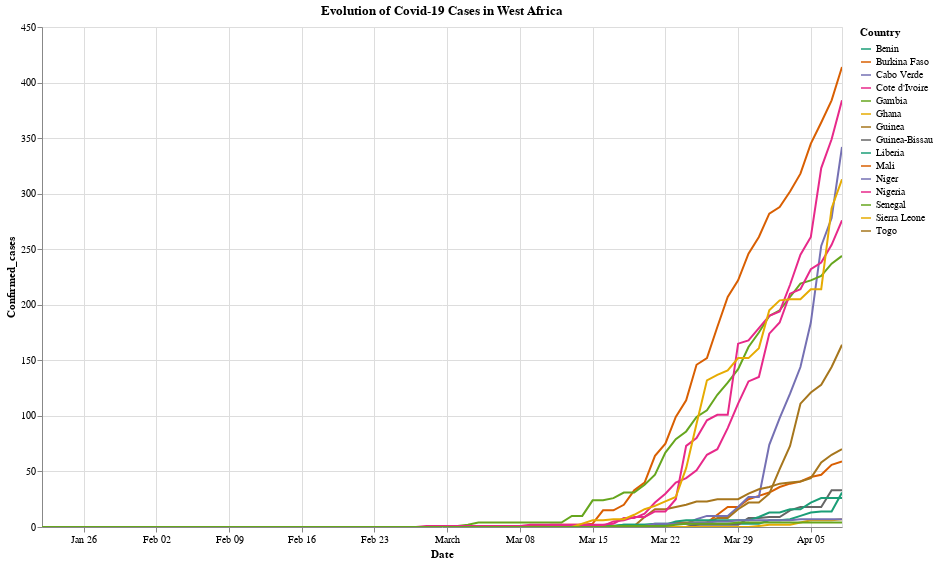

The notebook cell saved with this chart:
### Code cell
source = covid_oa.sort_values(by = ['Confirmed_cases'])
alt.Chart(source).mark_line().encode(
    x = 'Date',
    y = 'Confirmed_cases',
    color = alt.Color('Country', scale=alt.Scale(scheme='dark2'))
).properties(width = 800, height=500, title = 'Evolution of Covid-19 Cases in West Africa').interactive()

### Figure 1 — Vega-Lite specification as saved in the notebook (floating-point values rounded to 4 significant figures; data arrays with more than 128 entries replaced by an {"elided": "..."} marker saying what was removed)
{"config": {"view": {"continuousWidth": 400, "continuousHeight": 300}}, "data": {"name": "data-2eabeee4adb6955f92efd640513a3075"}, "mark": "line", "encoding": {"color": {"type": "nominal", "field": "Country", "scale": {"scheme": "dark2"}}, "x": {"type": "temporal", "field": "Date"}, "y": {"type": "quantitative", "field": "Confirmed_cases"}}, "height": 500, "selection": {"selector001": {"type": "interval", "bind": "scales", "encodings": ["x", "y"]}}, "title": "Evolution of Covid-19 Cases in West Africa", "width": 800, "$schema": "https://vega.github.io/schema/vega-lite/v4.0.2.json", "datasets": {"data-2eabeee4adb6955f92efd640513a3075": {"elided": "1170 records"}}}
